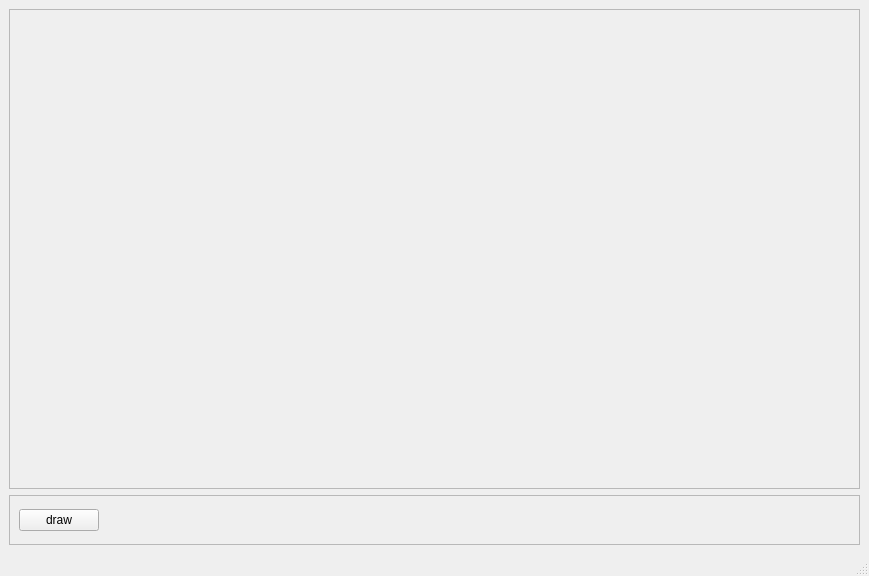
<?xml version="1.0" encoding="UTF-8"?>
<ui version="4.0">
 <class>MainWindow</class>
 <widget class="QMainWindow" name="MainWindow">
  <property name="geometry">
   <rect>
    <x>0</x>
    <y>0</y>
    <width>869</width>
    <height>576</height>
   </rect>
  </property>
  <property name="windowTitle">
   <string>MainWindow</string>
  </property>
  <widget class="QWidget" name="_central_widget">
   <layout class="QVBoxLayout" name="verticalLayout">
    <item>
     <widget class="QFrame" name="_frame_002">
      <property name="sizePolicy">
       <sizepolicy hsizetype="Preferred" vsizetype="Preferred">
        <horstretch>0</horstretch>
        <verstretch>0</verstretch>
       </sizepolicy>
      </property>
      <property name="frameShape">
       <enum>QFrame::Shape::StyledPanel</enum>
      </property>
      <property name="frameShadow">
       <enum>QFrame::Shadow::Raised</enum>
      </property>
      <layout class="QHBoxLayout" name="horizontalLayout_2" stretch="0">
       <item>
        <widget class="PixelWidget" name="widget" native="true"/>
       </item>
      </layout>
     </widget>
    </item>
    <item>
     <widget class="QFrame" name="_frame_001">
      <property name="maximumSize">
       <size>
        <width>16777215</width>
        <height>50</height>
       </size>
      </property>
      <property name="frameShape">
       <enum>QFrame::Shape::StyledPanel</enum>
      </property>
      <property name="frameShadow">
       <enum>QFrame::Shadow::Raised</enum>
      </property>
      <layout class="QHBoxLayout" name="horizontalLayout">
       <item>
        <widget class="QPushButton" name="_btn_draw">
         <property name="text">
          <string>draw</string>
         </property>
        </widget>
       </item>
       <item>
        <spacer name="_spc_001">
         <property name="orientation">
          <enum>Qt::Orientation::Horizontal</enum>
         </property>
         <property name="sizeHint" stdset="0">
          <size>
           <width>40</width>
           <height>20</height>
          </size>
         </property>
        </spacer>
       </item>
      </layout>
     </widget>
    </item>
   </layout>
  </widget>
  <widget class="QMenuBar" name="_menu_bar">
   <property name="geometry">
    <rect>
     <x>0</x>
     <y>0</y>
     <width>869</width>
     <height>37</height>
    </rect>
   </property>
  </widget>
  <widget class="QStatusBar" name="_status_bar"/>
 </widget>
 <customwidgets>
  <customwidget>
   <class>PixelWidget</class>
   <extends>QWidget</extends>
   <header>pixel_widget.h</header>
   <container>1</container>
  </customwidget>
 </customwidgets>
 <tabstops>
  <tabstop>_btn_draw</tabstop>
 </tabstops>
 <resources/>
 <connections/>
</ui>
